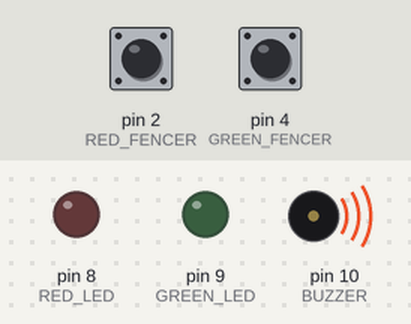
This sketch was run on a simulated Arduino Uno, built with avr-gcc and run on an emulated ATmega328P. Parts: output pins drawn as LEDs (lit = HIGH), buzzer (waves = sounding, pin HIGH). The inputs (shaded band) are chosen by the test bench; at power-on: pin 2 (RED_FENCER) HIGH, pin 4 (GREEN_FENCER) HIGH.

Above: at 1.2 s.
1.3 s: pin 2 (RED_FENCER) pulled LOW for 3.2 s
At 3.3 s:
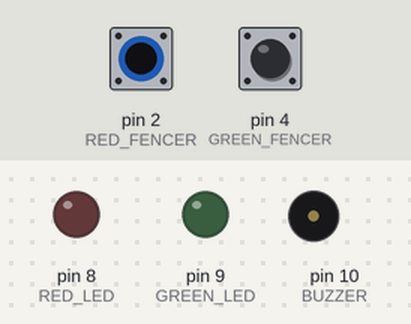
7.5 s: pin 4 (GREEN_FENCER) pulled LOW for 3.2 s
At 9.2 s:
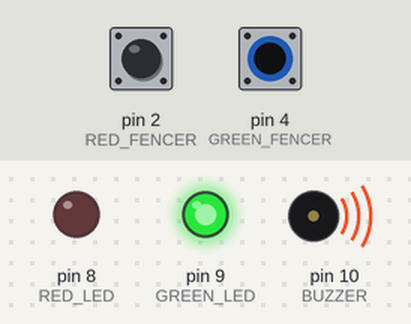
Timing chart, 0 to 19.7 s (numbered marks = the images above; inputs shaded):
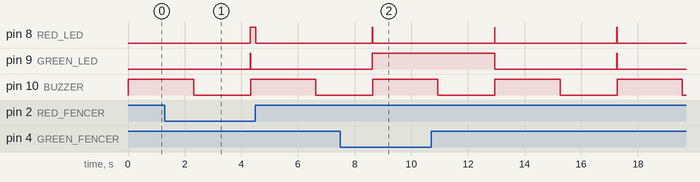

The sketch:

fencing-hit-indicator.ino
```cpp
// (licence header left out)
// Pin numbers where the fencers' foils are connected
#define RED_FENCER 2
#define GREEN_FENCER 4

// Pin numbers where LED is connected with current-limiting resistor
#define RED_LED 8
#define GREEN_LED 9

// Pin number where active buzzer is connected
#define BUZZER 10

#define STATE_READY 0 // Monitoring for hits by one or both fencers
#define STATE_LOCKOUT 1 // Hit has been recorded and lockout time expired
#define STATE_RESETTING 2 // Resetting to prepare for next hit

// Per USA Fencing 2023 rules, the tip of the foil must be depressed for 14 ms
// to register a touch. 300 ms after the first touch is registered, the other
// fencer is no longer able to register a touch.
#define MIN_HIT_TIME 14
#define LOCKOUT_TIME 300

// The time stamps (in ms) at which the red fencer's hit will be considered valid
// i.e., MIN_HIT_TIME ms after the hit was first detected
unsigned long red_valid_timestamp;
unsigned long green_valid_timestamp;

// The time stamp (in ms) at which point no further hits will be registered
// i.e., LOCKOUT_TIME ms after the first hit was registered
unsigned long lockout_timestamp;

// State variable for finite state machine in main loop
unsigned int state;

// Indicates if the tip is currently depressed (i.e., a hit will be registered
// if the tip remains depressed for MIN_HIT_TIME ms)
bool red_pending;
bool green_pending;

// Indicated that a hit has been registered by one fencer, and now the other fencer
// has LOCKOUT_TIME ms to also register a hit
bool lockout_pending;

void setup() {
  // Foil circuit is normally closed, so the tip is connected to ground
  // and when the tip is depressed, the corresponding pin will be pulled high
  pinMode(RED_FENCER, INPUT_PULLUP);
  pinMode(GREEN_FENCER, INPUT_PULLUP);

  // These pins will sink current (active low)
  pinMode(RED_LED, OUTPUT);
  pinMode(GREEN_LED, OUTPUT);

  // This pin will source current (active high)
  pinMode(BUZZER, OUTPUT);
}

void loop() {
  switch (state) {
    case STATE_RESETTING:
      // Turn off LEDs
      digitalWrite(RED_LED, HIGH);
      digitalWrite(GREEN_LED, HIGH);

      // Turn off buzzer
      digitalWrite(BUZZER, LOW);

      red_valid_timestamp = 0;
      green_valid_timestamp = 0;
      lockout_timestamp = 0;

      red_pending = false;
      green_pending = false;
      lockout_pending = false;

      state = STATE_READY;
      break;
    case STATE_READY:
      if (digitalRead(RED_FENCER) == HIGH) {
        // If tip is depressed...
        if (red_pending) {
          // ...and if it has been depressed for MIN_HIT_TIME ms...
          if (millis() >= red_valid_timestamp) {
            // ...then if this is the first hit recorded in the sequence...
            if (!lockout_pending) {
              // ...set the lockout timer to allow time for the other fencer to hit
              lockout_timestamp = millis() + LOCKOUT_TIME;
              lockout_pending = true;
            }
            digitalWrite(RED_LED, LOW); // Light up red LED
            digitalWrite(BUZZER, HIGH); // Sound buzzer
          }
        } else {
          // If this is the first moment that the tip has been depressed,
          // calculate time at which hit will be valid if tip remains depressed
          red_valid_timestamp = millis() + MIN_HIT_TIME;
          red_pending = true;
        }
      } else {
         // If tip is not depressed, or is released after less
         // than MIN_HIT_TIME ms, cancel pending hit
        red_pending = false;
      }

      if (digitalRead(GREEN_FENCER) == HIGH) {
        // If tip is depressed...
        if (green_pending) {
          // ...and if it has been depressed for MIN_HIT_TIME ms...
          if (millis() >= green_valid_timestamp) {
            // ...then if this is the first hit recorded in the sequence...
            if (!lockout_pending) {
              // ...set the lockout timer to allow time for the other fencer to hit
              lockout_timestamp = millis() + LOCKOUT_TIME;
              lockout_pending = true;
            }
            digitalWrite(GREEN_LED, LOW); // Light up green LED
            digitalWrite(BUZZER, HIGH); // Sound buzzer
          }
        } else {
          // If this is the first moment that the tip has been depressed,
          // calculate time at which hit will be valid if tip remains depressed
          green_valid_timestamp = millis() + MIN_HIT_TIME;
          green_pending = true;
        }
      } else {
         // If tip is not depressed, or is released after less
         // than MIN_HIT_TIME ms, cancel pending hit
        green_pending = false;
      }

      // Continue to check for a hit scored by the other fencer until
      // lockout time has expired
      if (lockout_pending && (millis() >= lockout_timestamp)) {
        state = STATE_LOCKOUT; // Go into lockout state after LOCKOUT_TIME ms
      }
      break;
    case STATE_LOCKOUT:
      // Allow buzzer to sound for 2 seconds, keep LEDs on for
      // additional 2 seconds after that
      // TODO: Make these delay values defined constants instead of magic numbers
      delay(2000);
      digitalWrite(BUZZER, LOW);
      delay(2000);

      state = STATE_RESETTING; // Reset for next hit
      break;
  }
}
```

Measured:
- by itself, pin 8 (RED_LED): alternates HIGH for 0.01 s and LOW for 4.3 s
- by itself, pin 10 (BUZZER): alternates HIGH for 2.3 s and LOW for 2.0 s
